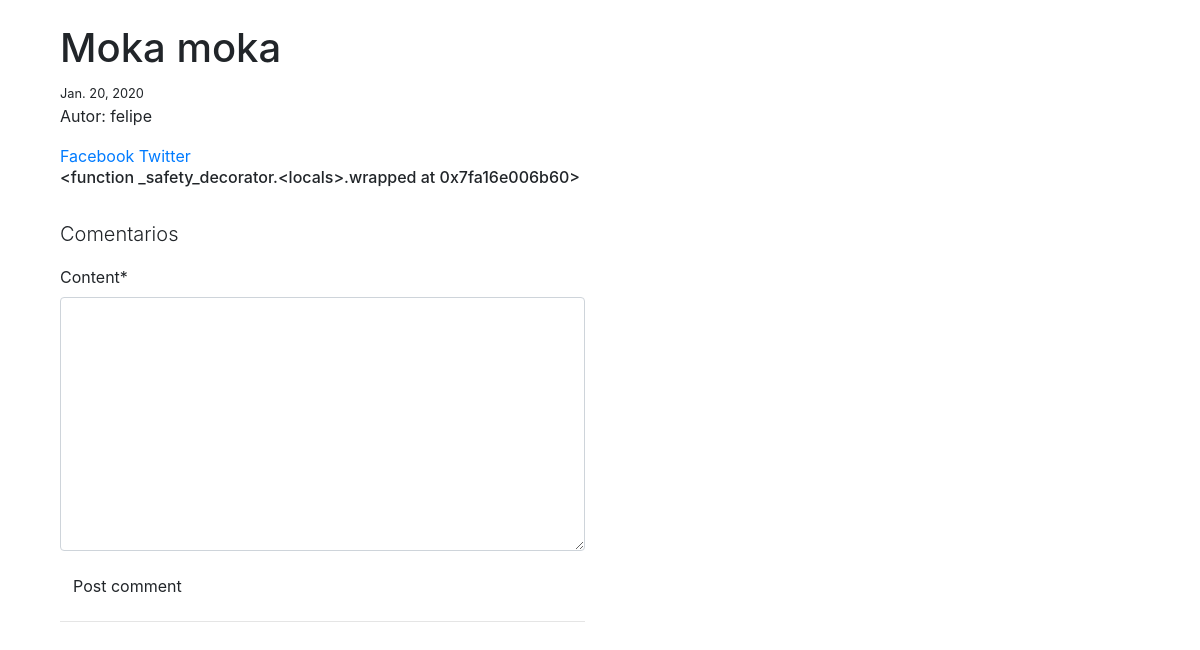
The app's page /posts/2/ (signed in), older data.
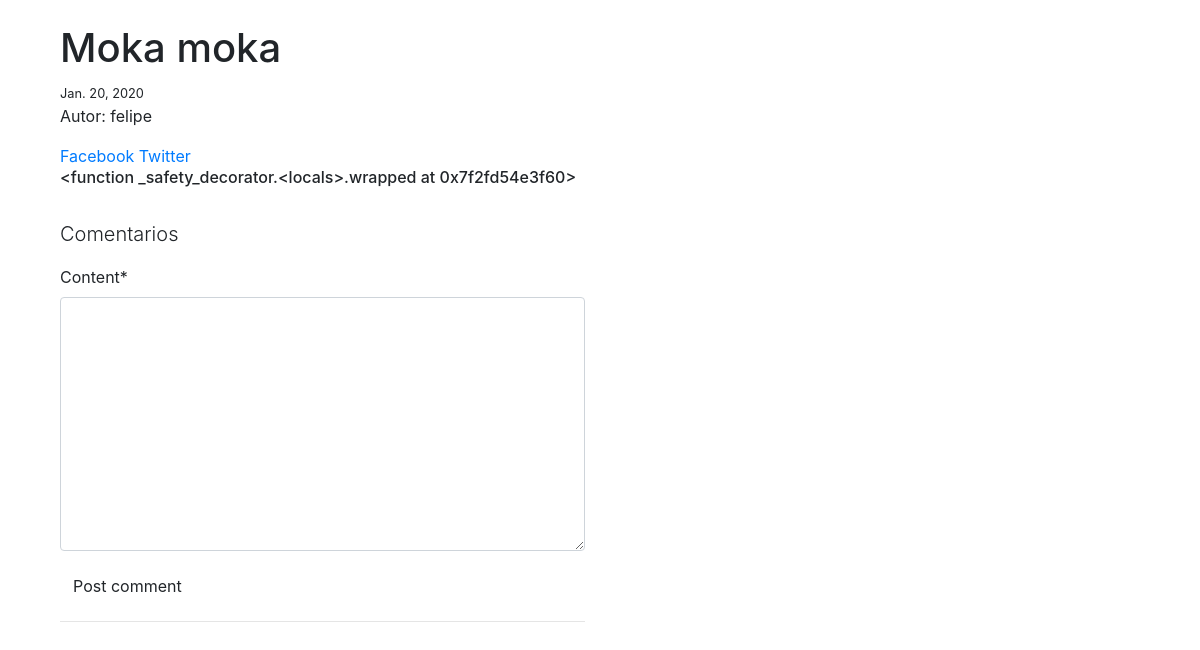
The same page, newer data.
### blog_app/models.py (models this page shows, shortened)
class Post(models.Model):
    user = models.ForeignKey(settings.AUTH_USER_MODEL, default=1, on_delete=models.CASCADE)
    title = models.CharField(blank=True, max_length=120, null=True)
    slug = models.SlugField(unique=True)
    img = models.ImageField(upload_to=upload_location,
                            blank=True,
                            null=True,
                            height_field="height_field",
                            width_field="width_field")
    height_field = models.IntegerField(default=0)
    width_field = models.IntegerField(default=0)
    content = models.TextField(null=True)
    draft = models.BooleanField(default=False)
    publish = models.DateField(auto_now_add=False)
    update = models.DateTimeField(auto_now_add=True)
    timestamp = models.DateTimeField(auto_now_add=True)
    objects = PostManager()
    class Meta:
        verbose_name = 'post'
        verbose_name_plural = 'Posts'
        ordering = ["-id", "-timestamp", "-update"]
    def get_markdown(self):
        content = self.content
        return mark_safe(markdown(content))
    @property
    def get_content_type(self):
        instance = self
        content_type = ContentType.objects.get_for_model(instance.__class__).model
        return content_type

### blog_app/views.py (the view, shortened to what this page needs)
# urls.py: path('<id>/', post_detail, name='detail'),
def post_detail(request, id):
    instance = get_object_or_404(Post, id=id)
    share_string = quote(instance.content)
    initial_data = {
        "content_type": instance.get_content_type,
        "object_id": instance.id
            }
    comment_form = CommentForm(request.POST or None, initial=initial_data)
    comments = Comment.objects.filter_by_instance(instance)
    context = {
        "title": instance.title,
        "obj": instance,
        "share_string": share_string,
        "comments": comments,
        "comment_form": comment_form
    }
    return render(request, "post_detail.html", context)

### comments_app/forms.py
class CommentForm(forms.Form):
    content_type = forms.CharField(widget=forms.HiddenInput)
    object_id = forms.IntegerField(widget=forms.HiddenInput)
    content = forms.CharField(widget=forms.Textarea)

### blog_app/templatetags/urlify.py (called while the page is built)
@register.filter
def urlify(value):
    return quote(value)

### comments_app/models.py (called while the page is built)
    def filter_by_instance(self, instance):
        content_type = ContentType.objects.get_for_model(instance.__class__)
        obj_id = instance.id
        qs = super(CommentManager, self).filter(content_type=content_type, object_id=obj_id).filter(parent=None)
        return qs

### templates/post_detail.html (shortened to what this page needs)
{% extends "_base.html" %}
{% load urlify %}
{% load crispy_forms_tags %}
{% load markdown_deux_tags %}
{% block content %}
<div class="col-sm-6 col-sm-offset-3">
  <h1 class="">{{ title }} </h1>{% if obj.draft %} <span class="">DRAFT</span> {% endif %}
    <small>{{ obj.publish }} </small>
<p class="">Autor: {{ obj.user }}
</p>
<a href="https://www.facebook.com/sharer/sharer.php?u={{ request.build_absolute_uri }}">
  Facebook
</a>
<a href="https://twitter.com/home?status={{ instance.content|urlify  }}%20{{ request.build_absolute_uri }}">
  Twitter
</a>
<div class="row">
<div class="col-sm-12">
<h6 class="post-detail-item"> {{ obj.get_markdown }}   </h6><br>
<div class="">
  <p class="lead">Comentarios</p>
  <form method="POST" action="." class="">
    {{ comment_form|crispy }}
    <input type="submit" value='Post comment' class="btn btn-default">
  </form>
  <hr/>
</div>
</div>
</div>
</div>
{% endblock content %}

Row changes from the older to the newer data that the page shows:
changed Post "Moka moka": get_markdown "<function _safety_decorator.<locals>.wrapped at 0x7fa16e006b60>" → "<function _safety_decorator.<locals>.wrapped at 0x7f2fd54e3f60>"
